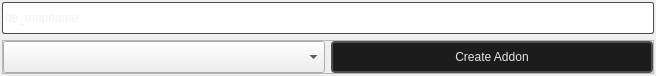
<?xml version="1.0" encoding="UTF-8"?>
<ui version="4.0">
 <class>Create_addon_Dialog</class>
 <widget class="QDialog" name="Create_addon_Dialog">
  <property name="geometry">
   <rect>
    <x>0</x>
    <y>0</y>
    <width>656</width>
    <height>76</height>
   </rect>
  </property>
  <property name="sizePolicy">
   <sizepolicy hsizetype="Fixed" vsizetype="Fixed">
    <horstretch>0</horstretch>
    <verstretch>0</verstretch>
   </sizepolicy>
  </property>
  <property name="minimumSize">
   <size>
    <width>0</width>
    <height>0</height>
   </size>
  </property>
  <property name="maximumSize">
   <size>
    <width>8999</width>
    <height>999</height>
   </size>
  </property>
  <property name="windowTitle">
   <string>Create Addon</string>
  </property>
  <property name="styleSheet">
   <string notr="true"/>
  </property>
  <layout class="QVBoxLayout" name="verticalLayout">
   <property name="leftMargin">
    <number>2</number>
   </property>
   <property name="topMargin">
    <number>2</number>
   </property>
   <property name="rightMargin">
    <number>2</number>
   </property>
   <property name="bottomMargin">
    <number>2</number>
   </property>
   <item>
    <widget class="QLineEdit" name="lineEdit_addon_name">
     <property name="minimumSize">
      <size>
       <width>0</width>
       <height>32</height>
      </size>
     </property>
     <property name="maximumSize">
      <size>
       <width>16777215</width>
       <height>32</height>
      </size>
     </property>
     <property name="styleSheet">
      <string notr="true">QLineEdit {
    border: 1px solid #CCCCCC;
    border-radius: 2px;
    color: #E3E3E3;
	font: 700 10pt &quot;Segoe UI&quot;;
margin: 0px;
padding: 0px;
padding-top: 0px;
padding-bottom: 0px;
        border-color: rgba(80, 80, 80, 255);
}
QLineEdit:focus {
    border: 1px solid #008CBA;
    background-color: #1C1C1C;
   margin: 0px;
   padding: 0px;
}
QLineEdit::selection {
    color: white;
}</string>
     </property>
     <property name="inputMask">
      <string/>
     </property>
     <property name="maxLength">
      <number>32</number>
     </property>
     <property name="placeholderText">
      <string>de_mapname</string>
     </property>
     <property name="clearButtonEnabled">
      <bool>true</bool>
     </property>
    </widget>
   </item>
   <item>
    <widget class="QFrame" name="frame">
     <property name="frameShape">
      <enum>QFrame::StyledPanel</enum>
     </property>
     <property name="frameShadow">
      <enum>QFrame::Raised</enum>
     </property>
     <layout class="QHBoxLayout" name="horizontalLayout">
      <property name="leftMargin">
       <number>0</number>
      </property>
      <property name="topMargin">
       <number>0</number>
      </property>
      <property name="rightMargin">
       <number>0</number>
      </property>
      <property name="bottomMargin">
       <number>0</number>
      </property>
      <item>
       <widget class="QComboBox" name="presets_comobox">
        <property name="maximumSize">
         <size>
          <width>16777215</width>
          <height>32</height>
         </size>
        </property>
        <property name="placeholderText">
         <string>No presets</string>
        </property>
       </widget>
      </item>
      <item>
       <widget class="QPushButton" name="create_addon_button">
        <property name="minimumSize">
         <size>
          <width>0</width>
          <height>32</height>
         </size>
        </property>
        <property name="styleSheet">
         <string notr="true">
    /* QPushButton default and hover styles */
    QPushButton {

        font: 600 10pt &quot;Segoe UI&quot;;
	

        border: 2px solid black;
        border-radius: 4px;
        border-color: rgba(80, 80, 80, 255);
        height:22px;
        padding-top: 2px;
        padding-bottom:2px;
        padding-left: 4px;
        padding-right: 4px;
        color: #E3E3E3;
        background-color: #1C1C1C;
    }
    QPushButton:hover {
        background-color: #414956;
        color: white;
    }
    QPushButton:pressed {
        background-color: red;
        background-color: #1C1C1C;
        margin: 1 px;
        margin-left: 2px;
        margin-right: 2px;

    }</string>
        </property>
        <property name="text">
         <string>Create Addon</string>
        </property>
        <property name="icon">
         <iconset resource="../resources.qrc">
          <normaloff>:/icons/post_add_16dp_9D9D9D_FILL0_wght400_GRAD0_opsz20.svg</normaloff>:/icons/post_add_16dp_9D9D9D_FILL0_wght400_GRAD0_opsz20.svg</iconset>
        </property>
        <property name="iconSize">
         <size>
          <width>20</width>
          <height>20</height>
         </size>
        </property>
       </widget>
      </item>
     </layout>
    </widget>
   </item>
  </layout>
 </widget>
 <resources>
  <include location="../resources.qrc"/>
 </resources>
 <connections/>
</ui>
